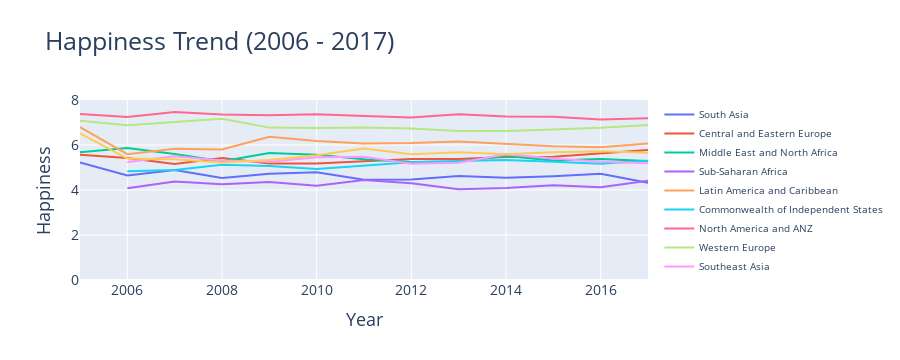

Notebook cell for this chart:
### Code cell
layout = go.Layout(title="Happiness Trend (2006 - 2017)", font=dict(size=18), 
                   xaxis=dict(title='Year', titlefont=dict(size=18), 
                              tickfont=dict(size=14)),
                   yaxis=dict(range=[0, 8], title='Happiness', 
                              titlefont=dict(size=18), tickfont=dict(size=14)),
                   legend=dict(font=dict(size=10)))
fig = {'data': [{'x': data_allyear[data_allyear['region'] == region].groupby('year')
                 .agg({'happiness': 'mean'}).reset_index()['year'],
                 'y': data_allyear[data_allyear['region'] == region].groupby('year')
                 .agg({'happiness': 'mean'}).reset_index()['happiness'],
                 'name': region, 'mode': 'lines', } for region in data_allyear['region'].unique()], 
       'layout': layout}
py.iplot(fig)

### Figure 1 — Plotly figure (JSON) as saved in the notebook; plotly's stock layout.template omitted (floating-point values rounded to 4 significant figures)
{"data": [{"mode": "lines", "name": "South Asia", "type": "scatter", "x": [2005, 2006, 2007, 2008, 2009, 2010, 2011, 2012, 2013, 2014, 2015, 2016, 2017], "y": [5.225, 4.645, 4.894, 4.534, 4.724, 4.786, 4.452, 4.469, 4.619, 4.544, 4.613, 4.721, 4.319]}, {"mode": "lines", "name": "Central and Eastern Europe", "type": "scatter", "x": [2005, 2006, 2007, 2008, 2009, 2010, 2011, 2012, 2013, 2014, 2015, 2016, 2017], "y": [5.567, 5.422, 5.152, 5.418, 5.18, 5.179, 5.277, 5.381, 5.378, 5.462, 5.479, 5.636, 5.774]}, {"mode": "lines", "name": "Middle East and North Africa", "type": "scatter", "x": [2005, 2006, 2007, 2008, 2009, 2010, 2011, 2012, 2013, 2014, 2015, 2016, 2017], "y": [5.677, 5.871, 5.604, 5.278, 5.641, 5.569, 5.362, 5.249, 5.263, 5.508, 5.315, 5.381, 5.287]}, {"mode": "lines", "name": "Sub-Saharan Africa", "type": "scatter", "x": [2006, 2007, 2008, 2009, 2010, 2011, 2012, 2013, 2014, 2015, 2016, 2017], "y": [4.074, 4.381, 4.254, 4.353, 4.19, 4.449, 4.298, 4.028, 4.086, 4.208, 4.118, 4.415]}, {"mode": "lines", "name": "Latin America and Caribbean", "type": "scatter", "x": [2005, 2006, 2007, 2008, 2009, 2010, 2011, 2012, 2013, 2014, 2015, 2016, 2017], "y": [6.796, 5.59, 5.838, 5.798, 6.367, 6.18, 6.068, 6.09, 6.159, 6.06, 5.941, 5.897, 6.066]}, {"mode": "lines", "name": "Commonwealth of Independent States", "type": "scatter", "x": [2006, 2007, 2008, 2009, 2010, 2011, 2012, 2013, 2014, 2015, 2016, 2017], "y": [4.835, 4.887, 5.126, 5.071, 4.93, 5.09, 5.236, 5.294, 5.334, 5.255, 5.166, 5.304]}, {"mode": "lines", "name": "North America and ANZ", "type": "scatter", "x": [2005, 2006, 2007, 2008, 2009, 2010, 2011, 2012, 2013, 2014, 2015, 2016, 2017], "y": [7.379, 7.243, 7.471, 7.35, 7.323, 7.372, 7.284, 7.222, 7.372, 7.262, 7.251, 7.131, 7.192]}, {"mode": "lines", "name": "Western Europe", "type": "scatter", "x": [2005, 2006, 2007, 2008, 2009, 2010, 2011, 2012, 2013, 2014, 2015, 2016, 2017], "y": [7.083, 6.882, 7.02, 7.165, 6.772, 6.757, 6.779, 6.73, 6.623, 6.627, 6.69, 6.767, 6.892]}, {"mode": "lines", "name": "Southeast Asia", "type": "scatter", "x": [2006, 2007, 2008, 2009, 2010, 2011, 2012, 2013, 2014, 2015, 2016, 2017], "y": [5.239, 5.497, 5.31, 5.253, 5.452, 5.476, 5.167, 5.21, 5.584, 5.4, 5.26, 5.194]}, {"mode": "lines", "name": "East Asia", "type": "scatter", "x": [2005, 2006, 2007, 2008, 2009, 2010, 2011, 2012, 2013, 2014, 2015, 2016, 2017], "y": [6.516, 5.398, 5.369, 5.221, 5.336, 5.547, 5.843, 5.594, 5.683, 5.594, 5.679, 5.72, 5.657]}], "layout": {"font": {"size": 18}, "height": 360, "legend": {"font": {"size": 10}}, "title": {"text": "Happiness Trend (2006 - 2017)"}, "xaxis": {"autorange": true, "range": [2005, 2017], "tickfont": {"size": 14}, "title": {"font": {"size": 18}, "text": "Year"}, "type": "linear"}, "yaxis": {"range": [0, 8], "tickfont": {"size": 14}, "title": {"font": {"size": 18}, "text": "Happiness"}, "type": "linear"}}}
